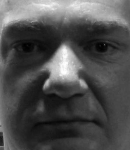
%> input picture script/IlluminationPreprocessing_release_v1.0/amfg07-demo-v1/02463d282.pgm, 130 x 150 px
$ octave demo.m   (GNU Octave 9; MATLAB toolbox functions it lacks are replaced by stand-ins)
%> lines starting %> are read from the running program, lines starting %| are printed output that depends on the picture; long printed decimals are rounded
### script/IlluminationPreprocessing_release_v1.0/amfg07-demo-v1/preproc2.m
function im = preproc2(im,gamma,sigma0,sigma1,shift,mask,do_norm)

% Preprocess image for face recognition.
% (C) Bill Triggs & Xiaoyang Tan, 03/12/2006.
%
% This is the method used in our papers in the AMFG workshop at ICCV
% 2007.  We give recommended settings for 130x150 FRGC images, but
% these seem to be about right for many other natural images with
% significant lighting variations.
%
% IM - positive grayscale input image, with graylevels scaled any way
% you like.
%
% GAMMA (gamma correction power) is 0-1. 0 or 0.2 are probably
% fine. Set this so that the output image doesn't look dim or blurred
% in shadowed regions, but check that noise in such regions is not
% amplified too much, especially with jpeged input images. If so
% consider adding a small constant to the input image, but resistance
% to shadowing will be decreased.
%
% SIGMA0 (inner / low pass filter stddev) is 0-1 pixels, 0-0.5
% should be fine unless there are a lot of aliasing / resampling /
% JPEG artifacts. Visually, keep the image as sharp as possible
% without too many visible jaggy artifacts.
%
% SIGMA1 (outer / high pass filter stdev) is 1.5-8 pixels. This can be
% set quite small -- 2-4, and we usually used 2. The idea is to keep
% some overall shape information, but try to be relatively invariant
% to overall shading / illumination gradients.
%
% SHIFT - spatial offset vector of the inner filter relative to the
% outer one. This is just a curiosity. Set it to [].
%
% MASK - binary matrix masking out unwanted pixels (e.g. hair,
% ears). Set to [] if you don't want this.
%
% DO_NORM - 0 if you don't want the final global contrast
% normalization phase. Negative to normalize but not clip highlights
% and lowlights, Positive to nonlinearly clip (tanh sigmoid) as
% well. We usually just set this to 10, i.e. clip signals at about 10x
% the average variation.
%
% Things to look for in the output: noise/blurring in regions that
% were shadowed, jaggies/aliasing, residual effects of shading (the
% output image should look fairly "flat"), residual highlights that
% disturb your face descriptor, false edges produced by hard shadow
% boundaries (difficult to fix).

   % Gamma correct input image to increase local contrast in shadowed
   % regions.
   if gamma == 0
      im = log(im+max(1,max(max(im)))/256);
   else
      im = im.^gamma;
   end

   % run prefilter, if any
   if sigma1
      border=1;
      if border % add extend-as-constant image border to reduce
                % boundary effects
	 [m,n] = size(im);
	 b=floor(3*abs(sigma1));
	 c=ones(b); d=ones(b,1);
	 im = [ c*im(1,1), d*im(1,:), c*im(1,n);...
		im(:,1)*d', im, im(:,n)*d';...
		im(m,1)*c, d*im(m,:), c*im(m,n) ];
      end
      if sigma1>0
	 % Build difference of gaussian filter and apply it to image.
	 [x,y,r] = fftcoord(size(im,1),size(im,2));
	 g0 = exp(-0.5*(r/max(sigma0,1e-6)).^2);
	 g0 = g0./sum(sum(g0));
	 g1 = exp(-0.5*(r/max(sigma1,1e-6)).^2);
	 if ~isempty(shift)
	    g1 = circshift(g1,shift);
	 end
	 g1 = g1./sum(sum(g1));
	 im = real(ifft2(fft2(im).*fft2(g0-g1)));
      else  % sigma1<0, alternative implementation using explicit convolution
	 if sigma0>0
	    im = gaussianfilter(im,sigma0)-gaussianfilter(im,-sigma1,shift);
	 else
	    im = im-gaussianfilter(im,-sigma1,shift);
	 end
      end
      if border
	 im = im(b+(1:m),b+(1:n));
      end
   end

   if ~isempty(mask) % mask out unwanted pixels
      im=im.*mask;
   end

   if do_norm
       % Global contrast normalization. Normalizes the spread of output
       % values. The mean is near 0 so we don't bother to subtract
       % it. We use a trimmed robust scatter measure for resistance to
       % outliers such as specularities and image borders that have
       % different values from the main image.  Usually trim is about
       % 10.
       a = 0.1;
       trim = abs(do_norm);
       im = im./mean(mean(abs(im).^a))^(1/a);
       im = im./mean(mean(min(trim,abs(im)).^a))^(1/a);
       if do_norm>0
	  % trim/squash any large outliers (e.g. specularities) if
	  % required. Can be omitted if your descriptor / image
	  % display method is not sensitive to these.

	  % im = min(trim,max(-trim,im)); % truncate
	  im = trim*tanh(im/trim); % squash with tanh sigmoid
       end
   end

% end

### script/IlluminationPreprocessing_release_v1.0/amfg07-demo-v1/uniform_pattern.m
function output = uniform_pattern(pNum)
% set up indicator table of all uniform patterns of size pnum bits
output=[];
for i=0:2^pNum-1
   BinP=zeros(1,pNum);
   temp = i;
   for j=1:pNum
        if(floor(temp/(2^(pNum-j))) > 0)
            BinP(1,j) = 1;
        end
        temp =   mod(temp,2^(pNum-j));
    end
    if is_uniform_pattern(BinP) == 1
        output = [output,i];
    end
end

### script/IlluminationPreprocessing_release_v1.0/amfg07-demo-v1/lbp_image_set2.m
% Run LBP on an image set and output the rsulting histograms. This
% routine histograms the uniform patterns and includes one
% additional bin for all non-uniform ones.

function [hist,ims] = lbp_image_set2(ims,imgsize,blocksize)

unipats = uniform_pattern(8)';
np = size(unipats,1)+1;
map = np*ones(2^8,1);
map(1+unipats) = [1:np-1]';
n = size(ims,2);
%hist = zeros(np*prod(imgsize)/prod(blocksize),n);
hist = zeros(np*ceil(imgsize(1)/blocksize(1))*ceil(imgsize(2)/blocksize(2)),n);

for i=1:n
    if 0==mod(i,1000) fprintf('\n     current processed %d  images',i);end
    im = reshape(ims(:,i),imgsize(1),imgsize(2));
    im = lbp_image(im,'P8R2');
    im = map(1+im);
    h = lbp_histo([1:np]',im2col(im,blocksize,'distinct'));
    hist(:,i) = h(:);
    if nargout>1
        ims(:,i) = im(:);
    end
end


### script/IlluminationPreprocessing_release_v1.0/amfg07-demo-v1/lbp_image.m
% Local binary patterns
function out=lbp_image(in,type)

   [rows,cols]=size(in);

   % case 'P8R2' % 8 pixels in a circle of radius 2

   % embed input matrix in a larger one, extending with zeros (trim a
   % 2 pixel border off of the output matrices if you don't like this)
   r=rows+4;
   c=cols+4;
   A = zeros(r,c);
   r0=3:r-2;
   c0=3:c-2;
   A(r0,c0) = in;

   % radius 2 interpolation coefficients for +-45 degree lines
   alpha = 2-sqrt(2);
   alpha = 0.5;
   beta = 1-alpha;

   % 8 directional derivative images
   d0 = A(r0,c0-2) - in;
   d2 = A(r0+2,c0) - in;
   d4 = A(r0,c0+2) - in;
   d6 = A(r0-2,c0) - in;
   d1 = alpha*A(r0+1,c0-1) + beta*A(r0+2,c0-2) - in;
   d3 = alpha*A(r0+1,c0+1) + beta*A(r0+2,c0+2) - in;
   d5 = alpha*A(r0-1,c0+1) + beta*A(r0-2,c0+2) - in;
   d7 = alpha*A(r0-1,c0-1) + beta*A(r0-2,c0-2) - in;

   % pack derivative images into a single matrix, one per column,
   % threshold and code to get output matrix
   d = [d0(:),d1(:),d2(:),d3(:),d4(:),d5(:),d6(:),d7(:)];
   code = 2.^(7:-1:0)';
   out = reshape((d>=0)*code,rows,cols);

%end;

### script/IlluminationPreprocessing_release_v1.0/amfg07-demo-v1/lbp_histo.m
function out = lbp_histo(histvals,in)
m = size(histvals,1);
n = size(in,2);
out = zeros(m,n);
for i = 1:m
   out(i,:) = sum(in == histvals(i));
end


### script/IlluminationPreprocessing_release_v1.0/amfg07-demo-v1/dist_chi2.m
% Chi^2 histogram distance. A,B are matrices of example data
% vectors, one per column. The distance is sum_i
% (u_i-v_i)^2/(u_i+v_i+epsilon). The output distance matrix is
% (#examples in A)x(#examples in B)

function D = dist_chi2(A,B,epsilon)

fprintf('\n *** calculating CHI^2 histogram distance ');

if nargin<3, epsilon=1e-100; end
[d,m]=size(A);
[d1,n]=size(B);
if (d ~= d1)
    error('column length of A (%d) != column length of B (%d)\n',d,d1);
end

% With the MATLAB JIT compiler the trivial implementation turns out
% to be the fastest, especially for large matrices.
D = zeros(m,n);
for i=1:m % m is number of samples of A
    if (0==mod(i,1000)) fprintf('.'); end
    for j=1:n % n is number of samples of B
        D(i,j) = sum((A(:,i)-B(:,j)).^2./(A(:,i)+B(:,j)+epsilon));
    end
end
%end

### script/IlluminationPreprocessing_release_v1.0/amfg07-demo-v1/lbp_image_set0.m
function ims = lbp_image_set0(ims,imgsize)

% Run LBP on an image set and output the resulting mapped images as
% column vectors. The output is used for a distance transform based
% distance metric.

for i=1:size(ims,2)
    im = reshape(ims(:,i),imgsize(1),imgsize(2));
    im = lbp_image(im,'P8R2');
    ims(:,i) = im(:);
end

### script/IlluminationPreprocessing_release_v1.0/amfg07-demo-v1/dist_lbp_disttrans.m
% (Non-symmetric) 'distance' between LBP images based on distance
% transform. The columns of A,B are LBP images and the output is the
% matrix of distances between them. For each image pair, for each LBP
% code, the distance transform of the image from A is evaluated at the
% positions containing the corresponding code in the image from B, and
% the result is summed over the image and the codes.

function D = dist_lbp_disttrans(A,B,imgsize,map,alpha,thresh)
   [d,m]=size(A);
   [d1,n]=size(B);
   if (d ~= d1)
      error('column length of A (%d) != column length of B (%d)\n',d,d1);
   end
   % Set up map for image values. The output values are [1:dmap].
   if isempty(map)
      map = 256;
   end
   if size(map,1)>1
      dmap = size(map);
   elseif map>0
      dmap = map;
      map = [1:dmap]';
   else % use uniform patterns if map==0, add "other" bin if map<0
      k = (map<0);
      unipats = uniform_pattern(8)';
      dmap = size(unipats,1);
      map = (dmap+1)*ones(2^8,1);
      map(1+unipats) = [1:dmap]';
      dmap = dmap+k;
   end
   D = zeros(m,n);

   start=clock;
   for i=1:m
      % show some process information

      elap_t = etime(clock,start);
      tot_t  = (elap_t/i)*m;
      fprintf(1,'\n processing image: %3d--time used: %3.0f s /total: %3.0f s ',i,elap_t,tot_t);

      a = reshape(A(:,i),imgsize(1),imgsize(2));
      a = map(1+a);
      % build set of distance transform maps, one for each
      % mapped LBP code.
      %fprintf('\n  *** starting to build distance transform maps....');
      dta = zeros(d,dmap);
      if alpha>0  % classical distance, trim large distances
          for k=1:dmap
              t = bwdist((a==k),'euclidean');
              dta(:,k) = min(t(:),thresh).^alpha;
          end
      elseif alpha<0 % decaying similarity measure, limit small distances
          for k=1:dmap
              t = bwdist((a==k),'euclidean');
              dta(:,k) = (t(:)+thresh).^alpha;
          end
      else  % special case - gaussian of width thresh
          for k=1:dmap
              t = bwdist((a==k),'euclidean');
              dta(:,k) = exp(-0.5*(t(:)/thresh).^2);
          end
      end

      %fprintf('\n  *** starting to compute pairwise distance ....');
      % this simple loop is the fastest way
      for j=1:n
          b = map(1+B(:,j));
          dist = 0;
          for k=1:dmap
              dist = dist + sum(dta(find(b==k),k));
              % dist = dist + sum(dta(:,k).*(b==k)); % this is slower
          end
          D(i,j) = dist;
      end
   end
%end

### script/IlluminationPreprocessing_release_v1.0/amfg07-demo-v1/ltp_image.m
% Local ternary patterns
function [high,low,ternary]=ltp_image(in,type,threshold)

   [rows,cols]=size(in);

   % case 'P8R2' % 8 pixels in a circle of radius 2

   % embed input matrix in a larger one, extending with zeros (trim a
   % 2 pixel border off of the output matrices if you don't like this)
   r=rows+4;
   c=cols+4;
   A = zeros(r,c);
   r0=3:r-2;
   c0=3:c-2;
   A(r0,c0) = in;

   % radius 2 interpolation coefficients for +-45 degree lines
   alpha = 2-sqrt(2);
   beta = 1-alpha;

   % 8 directional derivative images
   d0 = A(r0,c0-2) - in;
   d2 = A(r0+2,c0) - in;
   d4 = A(r0,c0+2) - in;
   d6 = A(r0-2,c0) - in;
   d1 = alpha*A(r0+1,c0-1) + beta*A(r0+2,c0-2) - in;
   d3 = alpha*A(r0+1,c0+1) + beta*A(r0+2,c0+2) - in;
   d5 = alpha*A(r0-1,c0+1) + beta*A(r0-2,c0+2) - in;
   d7 = alpha*A(r0-1,c0-1) + beta*A(r0-2,c0-2) - in;

   % pack derivative images into a single matrix, one per column,
   % threshold and code to get output matrices
   d = [d0(:),d1(:),d2(:),d3(:),d4(:),d5(:),d6(:),d7(:)];
   code = 2.^(7:-1:0)';
   high = reshape((d>=threshold)*code,rows,cols);
   low =  reshape((d<=-threshold)*code,rows,cols);
   if nargout>2
      code = 3.^(7:-1:0)';
      ternary = reshape((d>=threshold)*code+(d<=-threshold)*2*code,rows,cols);
   end
%end;

### script/IlluminationPreprocessing_release_v1.0/amfg07-demo-v1/ltp_image_set2.m
function [hist,ims] = ltp_image_set2(ims,imgsize,blocksize,thresh)
   unipats = uniform_pattern(8)';
   np = size(unipats,1)+1;
   map = np*ones(2^8,1);
   map(1+unipats) = [1:np-1]';
   n = size(ims,2);
   %hist = zeros(2*np*prod(imgsize)/prod(blocksize),n);
   hist = zeros(2*np*ceil(imgsize(1)/blocksize(1))*ceil(imgsize(2)/blocksize(2)),n);
   for i=1:n
      im = reshape(ims(:,i),imgsize(1),imgsize(2));
      if nargout>2
	 [h,l,im] = ltp_image(im,'P8R2',thresh);
      else
	 [h,l] = ltp_image(im,'P8R2',thresh);
      end
      h = map(1+h);
      l = map(1+l);
      hh = lbp_histo([1:np]',im2col(h,blocksize,'distinct'));
      ll = lbp_histo([1:np]',im2col(l,blocksize,'distinct'));
      hist(:,i) = [hh(:); ll(:)];
      if nargout>2
	 ims(:,i) = im(:);
      end
   end
%end

### script/IlluminationPreprocessing_release_v1.0/amfg07-demo-v1/ltp_image_set0.m
function [hi,lo] = ltp_image_set0(ims,imgsize,thresh)
   hi = zeros(size(ims));
   lo = hi;
   for i=1:size(ims,2)
      im = reshape(ims(:,i),imgsize(1),imgsize(2));
      im=double(im);
      [h,l] = ltp_image(im,'P8R2',thresh);
      hi(:,i) = h(:);
      lo(:,i) = l(:);
   end
%end

### script/IlluminationPreprocessing_release_v1.0/amfg07-demo-v1/gaussianfilter.m
function imgResult=gaussianfilter(img,sigma,shift)

if max(size(sigma))==1, sigma=[sigma sigma]; end
if nargin<3 || isempty(shift), shift = 0; end
if max(size(shift)) == 1, shift=[shift shift]; end

%x = [floor(-3.0*sigma+0.5):floor(3.0*sigma+0.5)];
Gx = gauss([ceil(-3.0*sigma(1)-0.5-shift(1)):floor(3.0*sigma(1)+0.5-shift(1))],sigma(1));
Gy = gauss([ceil(-3.0*sigma(2)-0.5-shift(2)):floor(3.0*sigma(2)+0.5-shift(2))],sigma(2));
imgTmp    = conv2(img,Gx,'same');
imgResult = conv2(imgTmp,Gy','same');

end

### script/IlluminationPreprocessing_release_v1.0/amfg07-demo-v1/is_uniform_pattern.m
function output = is_uniform_pattern(pattern)
%
count = 0;
num = size(pattern,2);
for i=1:num-1
    if pattern(i) ~= pattern(i+1)
        count = count + 1;
    end
end
if count <= 2
    output = 1;
else
    output = 0;
end

### script/IlluminationPreprocessing_release_v1.0/amfg07-demo-v1/gauss.m
function G=gauss(x,sigma)

%G = exp(-x.^2/(2*sigma^2))/(sqrt(2*pi)*sigma);
G = exp(-x.^2/(2*sigma^2));
G=G/sum(sum(G));

end

### script/IlluminationPreprocessing_release_v1.0/amfg07-demo-v1/demo.m
clear; clc; close all;

% Each line contains an ID and a list of settings for normalization
% and descriptor parameters. Here we only test default settings.
% For the meaning of each parameter, see below.
cases = [...
    %0  1    0    0  0  0  0 0  0.0  0 0    % no normalization
    1   0.2  1   -2  0  0  0 10 0.09 1 6;   % default setting
    %2  1    1   -2  0  0  0 10 0.09 1 6;   % no gamma
    %3  0.2  0    0  0  0  0 10 0.09 1 6;   % no DoG
    %4  0.2  1   -2  0  0  0 0  0.09 1 6;   % no equalization
    %5  0.2  1   -2  0  0  0 -10  0.09 1 6; % no tanh compression
    ];

for i = 1:size(cases,1)

    %*****************************************************
    c = cases(i,:);
    casenum = c(1);  % type of the parameter settings

    % parameter setting for preprocessing
    gamma = c(2);    % gamma parameter
    sigma0 = c(3);   % inner Gaussian size
    sigma1 = c(4);   % outer Gaussian size
    sx = c(5);       % x offset of centres of inner and outer filter
    sy = c(6);       % y offset of centres of inner and outer filter
    mask = c(7);     % mask
    do_norm = c(8);  % Normalize the spread of output values

    % parameter setting for LTP code and Distance Transform-based similarity
    % metric calculation
    thresh= c(9);       % threshold for LTP code
    dtalpha =c(10);     % alpha parameter for DT based distance
    dtthresh = c(11);   % threshold for truncating DT distance
    %*****************************************************

    if mask
       load('mask.mat');
       mask = double(mask1);
    else
       mask = [];
    end

    % preprocessing face images.......
    im1=double(imread('02463d282.pgm'));
%> im1: size 150x130 double; min 0, max 255, mean 78.8; mean of the top-left, top-right, bottom-left and bottom-right quarters 98, 97.6, 54.7, 64.9

    im1n = preproc2(im1,gamma,sigma0,sigma1,[sx,sy],mask,do_norm);
    subplot(221); imshow(im1,[]); title('before normalization');
    subplot(222); imshow(im1n,[]);   title('after normalization');

    im2=double(imread('02463d254.pgm'));
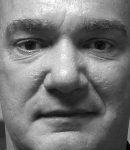
%> input picture script/IlluminationPreprocessing_release_v1.0/amfg07-demo-v1/02463d254.pgm, 130 x 150 px
%> im2: size 150x130 double; min 0, max 255, mean 119.5; mean of the top-left, top-right, bottom-left and bottom-right quarters 150.9, 117.9, 127.4, 81.9

    im2n = preproc2(im2,gamma,sigma0,sigma1,[sx,sy],mask,do_norm);
    subplot(223); imshow(im2,[]); title('before normalization');
    subplot(224); imshow(im2n,[]);   title('after normalization');

    % preprocessing face images end.......

    [imgwidth,imglen]=size(im2);
%> imgwidth = 150; imglen = 130
    targetset=im1n(:);
    queryset=im2n(:);

    fprintf('\n\n ******** LBP features with different similarity metrics ******');
    % extract LBP features and compute the chi^2 distance between them
    subrow=18; subcol=21; % best setting for LBP with 130x150 images according to Ahonen's paper
    ta = lbp_image_set2(targetset,[imgwidth,imglen],[subrow,subcol]);
%> the loop in lbp_image_set2, `for i=1:n` made 1 pass
%> pass 1, in lbp_image, `d6 = A(r0-2,c0) - in;`:
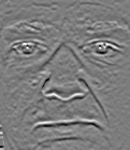
%> d6: size 150x130 double; min -14.22, max 14.84, mean -0.00168; drawn with min black and max white
%> after the loop in lbp_image_set2, `for i=1:n`: hist = 3717 values, max 98 at index 2950, min 0 at index 11, mean 5.25
%> ta has the same summary as hist in lbp_image_set2
    te = lbp_image_set2(queryset,[imgwidth,imglen],[subrow,subcol]);
%> the loop in lbp_image_set2 (call 2), `for i=1:n` made 1 pass
%> pass 1, in lbp_image (call 2), `d6 = A(r0-2,c0) - in;`:
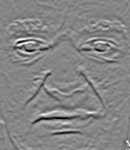
%> d6: size 150x130 double; min -16.42, max 14.93, mean 0.00905; drawn with min black and max white
%> te = 3717 values, max 102 at index 767, min 0 at index 4, mean 5.25
    mat_dist = dist_chi2(ta,te);
%> mat_dist = 5892.6
    fprintf('\n The chi2 distance ===> %3f',mat_dist);
%|  The chi2 distance ===> 5892.553
    % extract LBP features and compute the distance transform-based distance between them
    ta0 = lbp_image_set0(targetset,[imgwidth,imglen]);
    te0 = lbp_image_set0(queryset,[imgwidth,imglen]);
    mat_dist = dist_lbp_disttrans(ta0,te0,[imgwidth,imglen],-1,dtalpha,dtthresh);
%> mat_dist = 64266
    if dtalpha<=0, mat_dist=-mat_dist; end
    fprintf('\n The DT distance ===> %3f',mat_dist);
%|  The DT distance ===> 64265.981

    fprintf('\n\n ******** LTP features with different similarity metrics ******');
    % extract LTP features and compute the chi^2 distance between them
    [ta,ta0] = ltp_image_set2(targetset,[imgwidth,imglen],[subrow,subcol],thresh);
%> the loop in ltp_image_set2, `for i=1:n` made 1 pass
%> pass 1, in ltp_image_set2, `l = map(1+l);`:
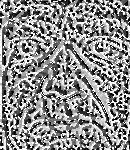
%> l: size 150x130 double; min 1, max 59, mean 33.3; mean of the top-left, top-right, bottom-left and bottom-right quarters 33.1, 33.2, 33.1, 33.6; drawn with min black and max white
%> after the loop in ltp_image_set2, `for i=1:n`: hist = 7434 values, max 96 at index 6549, min 0 at index 43, mean 5.25
%> ta has the same summary as hist in ltp_image_set2
    [te,te0] = ltp_image_set2(queryset,[imgwidth,imglen],[subrow,subcol],thresh);
%> the loop in ltp_image_set2 (call 2), `for i=1:n` made 1 pass
%> pass 1, in ltp_image_set2 (call 2), `l = map(1+l);`:
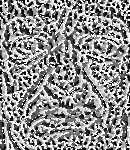
%> l: size 150x130 double; min 1, max 59, mean 33.6; drawn with min black and max white
%> after the loop in ltp_image_set2 (call 2), `for i=1:n`: hist = 7434 values, max 97 at index 6077, min 0 at index 33, mean 5.25
%> te has the same summary as hist in ltp_image_set2
    mat_dist = dist_chi2(ta,te);
%> mat_dist = 11592.8
    fprintf('\n The chi2 distance ===> %3f',mat_dist);
%|  The chi2 distance ===> 11592.828

    % extract LTP features and compute the distance transform based distance between them
    [tah,tal] = ltp_image_set0(targetset,[imgwidth,imglen],thresh);
    [teh,tel] = ltp_image_set0(queryset,[imgwidth,imglen],thresh);

    mat_dist  =  dist_lbp_disttrans(tah,teh,[imgwidth,imglen],-1,dtalpha,dtthresh);
%> call 2 of dist_lbp_disttrans, with imgsize = [150 130], map = -1, alpha = 1, thresh = 6
%> after the loop in dist_lbp_disttrans (call 2), `for i=1:m`:
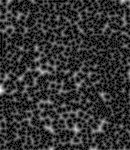
%> t: size 150x130 single; min 0, max 6.4, mean 1.29; drawn with min black and max white
%> mat_dist = 64684.1
    mat_dist2 =  dist_lbp_disttrans(tal,tel,[imgwidth,imglen],-1,dtalpha,dtthresh);
%> call 3 of dist_lbp_disttrans, with imgsize = [150 130], map = -1, alpha = 1, thresh = 6
%> after the loop in dist_lbp_disttrans (call 3), `for i=1:m`:
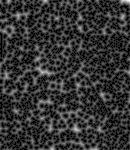
%> t: size 150x130 single; min 0, max 6.32, mean 1.28; drawn with min black and max white
%> mat_dist2 = 64464.3

    mat_dist=mat_dist+mat_dist2;
%> mat_dist = 129148.4

    if dtalpha<=0, mat_dist=-mat_dist; end

    fprintf('\n The DT distance ===> %3f\n',mat_dist);
%|  The DT distance ===> 129148.441

end
